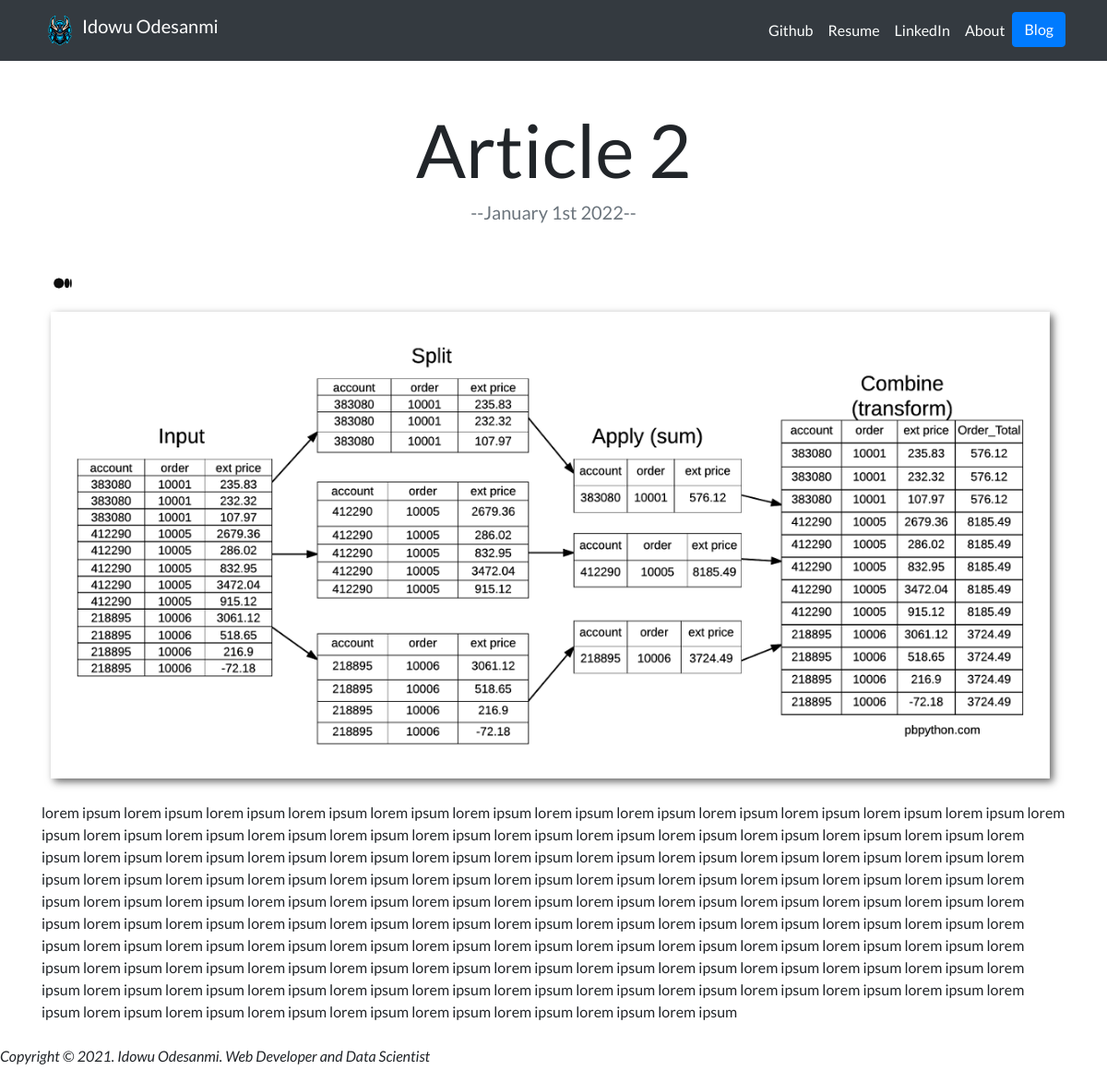
The app's page /blog/2/ with its own data.
### blog/models.py (models this page shows, shortened)
class Myblogs(models.Model):
    title = models.CharField(max_length=200)
    description = models.TextField()
    image = models.ImageField(upload_to = 'blog/images/', blank=True)
    url = models.URLField(blank=True)
    date = models.DateField(default = date.today)

### blog/views.py (the view)
# urls.py: path('<int:blog_id>/', views.detail, name='detail')
def detail(request, blog_id):
    blog = get_object_or_404(Myblogs, pk=blog_id)
    return render(request, 'blog/details.html',{'blog':blog})

### blog/templates/blog/details.html
{% extends 'projects/base.html' %}
{% load static %}
{% block content %}
<h1 class="text-center mt-5" id="blogdetailtitle"> {{ blog.title }}</h1>
<h5 class="text-center text-muted mb-5">--{{ blog.date|date:'F jS Y' }}--</h5>
{% if blog.url %}
    <a href= "{{ blog.url }}" class="btn">
        <img src="{% static 'projects/medium.png' %}" width="20" height="20" class="d-inline-block align-top" alt="Medium">
    </a>
    {% endif %}
<img src="{{ blog.image.url }}" class="img-fluid mb-2">
{{ blog.description|safe }}
{% endblock %}

### projects/static/projects/custom.css (style rules this page uses)
body { font-family: 'Lato', sans-serif; }
@media (min-width: 992px) { #blogdetailtitle { font-size: 5rem; } }

### records on screen
Myblogs: title "Article 2", date "January 1st 2022", image (picture), description "lorem ipsum lorem ipsum lorem ipsum lorem ipsum lorem ipsum lorem ipsum lorem ipsum lorem ipsum lorem ipsum lorem ipsum lorem ipsum lorem ipsum lorem ipsum lorem ipsum lorem ipsum lorem ipsum lorem ipsum lorem ipsum lorem ipsum lorem ipsum lorem ipsum lorem ipsum lorem ipsum lorem ipsum lorem ipsum lorem ipsum lorem ipsum lorem ipsum lorem ipsum lorem ipsum lorem ipsum lorem ipsum lorem ipsum lorem ipsum lorem ipsum lorem ipsum lorem ipsum lorem ipsum lorem ipsum lorem ipsum lorem ipsum lorem ipsum lorem ipsum lorem ipsum lorem ipsum lorem ipsum lorem ipsum lorem ipsum lorem ipsum lorem ipsum lorem ipsum lorem ipsum lorem ipsum lorem ipsum lorem ipsum lorem ipsum lorem ipsum lorem ipsum…"
